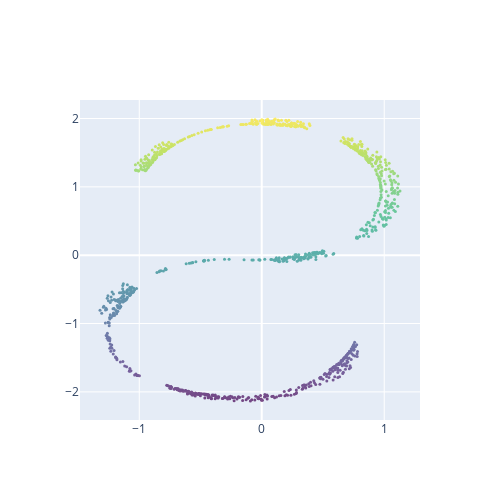

Here is the notebook cell this chart was saved with:
### Code cell
# MDS에 의한 S자형 HELLO 축소
from sklearn.manifold import MDS
model = MDS(n_components=2, random_state=2)
mds_out = model.fit_transform(XS)

import plotly.graph_objects as go
fig = go.Figure()
fig.add_trace(go.Scatter(x=mds_out[:, 0], y=mds_out[:,1],
    opacity=0.7, mode='markers',
    marker=dict(size=3, color=mds_out[:,1], colorscale='Viridis')))
fig.update_layout(height=500, width=500)
fig.show()

### Figure 1 — Plotly figure (JSON) as saved in the notebook; plotly's stock layout.template omitted (floating-point values rounded to 4 significant figures; data arrays with more than 128 entries replaced by an {"elided": "..."} marker saying what was removed)
{"data": [{"marker": {"color": {"elided": "1000 float values"}, "colorscale": [[0, "#440154"], [0.1111, "#482878"], [0.2222, "#3e4989"], [0.3333, "#31688e"], [0.4444, "#26828e"], [0.5556, "#1f9e89"], [0.6667, "#35b779"], [0.7778, "#6ece58"], [0.8889, "#b5de2b"], [1, "#fde725"]], "size": 3}, "mode": "markers", "opacity": 0.7, "type": "scatter", "x": {"elided": "1000 float values"}, "y": {"elided": "1000 float values"}}], "layout": {"height": 500, "width": 500}}
